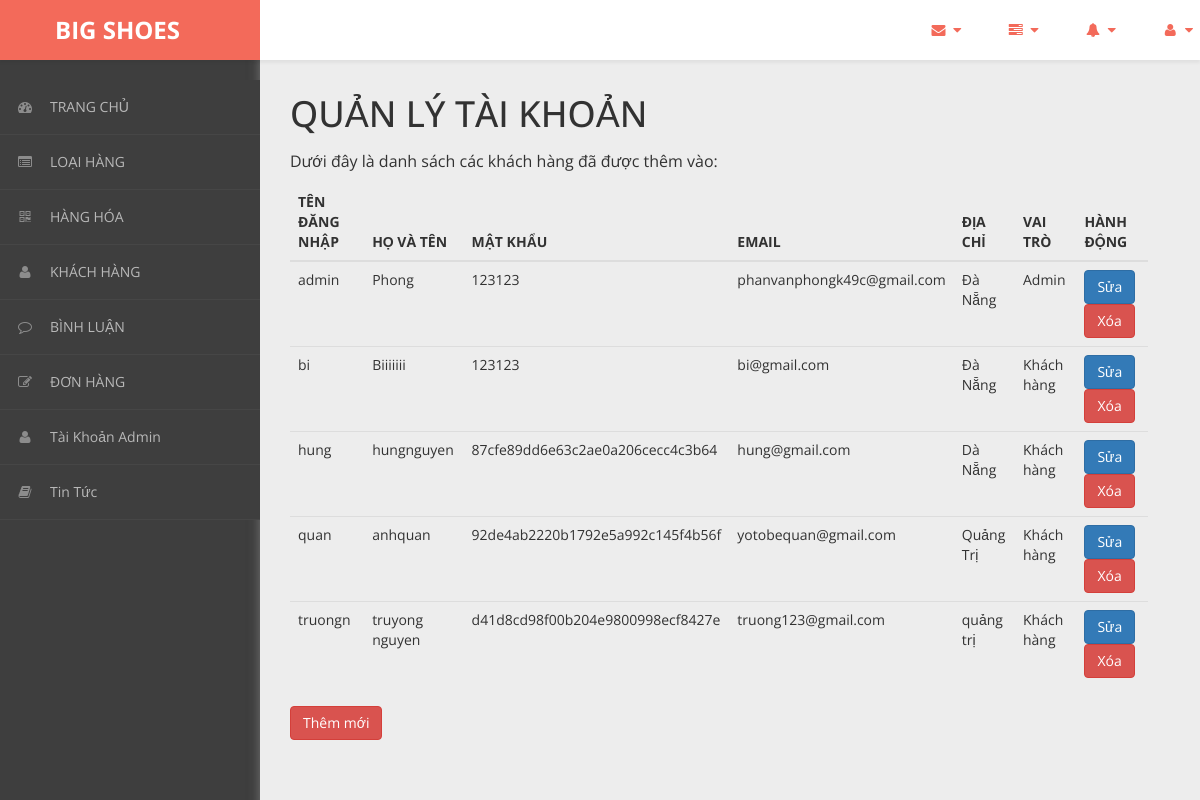
The app's page /admin/content/khach-hang/khach-hang-list.php with its own data.
### tables this page shows
CREATE TABLE `khach_hang` (
  `ma_kh` varchar(50) NOT NULL,
  `ho_ten` varchar(50) NOT NULL,
  `mat_khau` varchar(50) NOT NULL,
  `email` varchar(50) NOT NULL,
  `dia_chi` varchar(50) NOT NULL,
  `vai_tro` int(11) NOT NULL DEFAULT 0
);

### admin/dao/pdo.php (called while the page is built, shortened)
<?php
    function pdo_get_connection(){
        $pdo = new PDO("mysql:host=localhost;dbname=bigshoes",'root','');
        $pdo->setAttribute(PDO::ATTR_ERRMODE, PDO::ERRMODE_EXCEPTION);
        return $pdo;
    }
    function pdo_query($sql){
        $sql_args = array_slice(func_get_args(),1);
        try{
            $conn = pdo_get_connection();
            $stmt = $conn ->prepare($sql);
            $stmt -> execute($sql_args);
            $rows = $stmt -> fetchAll();
            return $rows;
        }catch(PDOException $e){
            throw $e;
        }finally{
            unset($conn);
        }
    }
    ?>

### admin/dao/khach-hang.php (called while the page is built, shortened)
<?php
    require_once ('pdo.php');
    function khach_hang_select_all(){
        $sql = "SELECT * FROM khach_hang";
        return pdo_query($sql);
    }
?>

### admin/content/khach-hang/khach-hang-list.php (the view, shortened to what this page needs)
<!DOCTYPE html>
<html xmlns="http://www.w3.org/1999/xhtml">
<head>
    <link href="../../../css/admin/css/bootstrap.css" rel="stylesheet" />
    <link href="../../../css/admin/css/font-awesome.css" rel="stylesheet" />
    <link href="../../../css/admin/css/custom-styles.css" rel="stylesheet" />
</head>
<body>
    <div id="wrapper">
        <nav class="navbar navbar-default top-navbar" role="navigation">
            <div class="navbar-header">
                <a class="navbar-brand" href="../../../../bigshoes/trang-chinh/"><strong style = "margin-left: 40px;">BIG SHOES</strong></a>
            </div>
            <ul class="nav navbar-top-links navbar-right">
                <li class="dropdown">
                    <a class="dropdown-toggle" data-toggle="dropdown" href="#" aria-expanded="false">
                        <i class="fa fa-envelope fa-fw"></i> <i class="fa fa-caret-down"></i>
                    </a>
                </li>
                <li class="dropdown">
                    <a class="dropdown-toggle" data-toggle="dropdown" href="#" aria-expanded="false">
                        <i class="fa fa-tasks fa-fw"></i> <i class="fa fa-caret-down"></i>
                    </a>
                </li>
                <li class="dropdown">
                    <a class="dropdown-toggle" data-toggle="dropdown" href="#" aria-expanded="false">
                        <i class="fa fa-bell fa-fw"></i> <i class="fa fa-caret-down"></i>
                    </a>
                </li>
                <li class="dropdown">
                    <a class="dropdown-toggle" data-toggle="dropdown" href="#" aria-expanded="false">
                        <i class="fa fa-user fa-fw"></i> <i class="fa fa-caret-down"></i>
                    </a>
                </li>
            </ul>
        </nav>
        <nav class="navbar-default navbar-side" role="navigation">
            <div class="sidebar-collapse">
                <ul class="nav" id="main-menu">
                <li>
                        <a href="../thong-ke/thong-ke-list.php"><i class="fa fa-dashboard"></i>TRANG CHỦ</a>
                    </li>
                    <li>
                        <a href="../loai-hang/loai-hang-list.php"><i class="fa fa-list-alt" aria-hidden="true"></i>LOẠI HÀNG</a>
                    </li>
                    <li>
                        <a href="../hang-hoa/hang-hoa-list.php"><i class="fa fa-qrcode"></i>HÀNG HÓA</a>
                    </li>
                    <li>
                        <a href="../khach-hang/khach-hang-list.php"><i class="fa fa-user"></i>KHÁCH HÀNG</a>
                    </li>
                    <li>
                        <a href="../binh-luan/binh-luan-list.php"><i class="fa fa-comment-o" aria-hidden="true"></i>BÌNH LUẬN</a>
                    </li>
                    <li>
                        <a href="../hoa-don/hoa-don-list.php"><i class="fa fa-edit"></i>ĐƠN HÀNG</a>
                    </li>
                    <li>
                        <a href="../tai_khoan_admin/thong-tin-tk.php"><i class="fa fa-user"></i>Tài Khoản Admin</a>
                    </li>
                    <li>
                        <a href="../tin-tuc/tin-tuc-list.php"><i class="fa fa-book"></i>Tin Tức</a>
                    </li>
                </ul>
            </div>
        </nav>
        <div id="page-wrapper">
		  <div class="header">
                        <div class="page-header">
                            <h1>QUẢN LÝ TÀI KHOẢN</h1>
                            <p>Dưới đây là danh sách các khách hàng đã được thêm vào: </p>
                            <?php
                                require_once ('../../dao/khach-hang.php');
                                $items = khach_hang_select_all();
                            ?>
                            <table class="table table-hover">
                                <thead>
                                  <tr>
                                    <th>TÊN ĐĂNG NHẬP</th>
                                    <th>HỌ VÀ TÊN</th>
                                    <th>MẬT KHẨU</th>
                                    <th>EMAIL</th>
                                    <th>ĐỊA CHỈ</th>
                                    <th>VAI TRÒ</th>
                                    <th>HÀNH ĐỘNG</th>
                                  </tr>
                                </thead>
                                <tbody>
                                <?php foreach($items as $item){
                                     extract($item);
                                    ?>
                                  <tr>
                                    <td><?=$ma_kh?></td>
                                    <td><?=$ho_ten?></td>
                                    <td><?=$mat_khau?></td>
                                    <td><?=$email?></td>
                                    <td><?=$dia_chi?></td>
                                    <td><?php if($vai_tro == 0){
                                        echo "Khách hàng";
                                    }else{
                                        echo "Admin";
                                    } ?></td>
                                    <td>
                                        <a href="khach-hang-update.php?ma_kh=<?=$ma_kh?>"><button class="btn btn-primary">Sửa</button></a>
                                        <a onclick = "return confirm('Bạn có chắc chắn muốn xóa ?')" href="khach-hang-delete.php?ma_kh=<?=$ma_kh?>"><button class="btn btn-danger">Xóa</button></a>
                                    </td>
                                  </tr>
                                <?php } ?>
                                </tbody>
                              </table>
                            <a href="../khach-hang/khach-hang-new.php"><button class="btn btn-danger">Thêm mới</button></a>
                        </div>
		</div>
            </div>
        </div>
</body>
</html>

### css/admin/css/custom-styles.css (style rules this page uses)
body { font-family: 'Open Sans', sans-serif; background: #3E3E3E; }
#wrapper { width: 100%; }
#page-wrapper { padding: 15px 15px; min-height: 600px; background: #EDEDED; }
h1, .h1, h2, .h2, h3, .h3 { margin-top: 7px; margin-bottom: -5px; }
p { font-size:16px; line-height:25px; padding-top:20px; }
.navbar-side { z-index: 0; }
.navbar-side .nav > li > a > i { color: #8C8C8C;padding: 8px;width: 30px;text-align: center; }
.top-navbar { position: fixed; width: 100%; z-index: 300; -webkit-box-shadow: 0 3px 3px rgba(0, 0, 0, 0.05); -moz-box-shadow: 0 3px 3px rgba(0, 0, 0, 0.05); box-shadow: 0 3px 3px rgba(0, 0, 0, 0.05); }
.navbar-side { z-index: 1; position: fixed; width: 260px; top: 80px; }
#page-wrapper { position: relative; top: 55px; box-shadow: 0 0 10px #757575; -moz-box-shadow: 0 0 10px #757575; -webkit-box-shadow: 0 0 10px #757575; }
.page-header { margin: 0;border-bottom: 1px solid transparent;text-align: left;background-color: rgb(237, 237, 237);padding: 32px 22px 32px 0;color: #323232; }
.header { margin: 0 30px; }
.top-navbar { margin:0px; }
.top-navbar .navbar-brand { color: #fff;width: 260px;text-align: left;height: 60px;font-size: 24px;font-weight: 700;line-height: 30px;background: #F36A5A; }
.top-navbar .nav > li { position: relative; display: inline-block; margin: 0px; padding: 0px; }
.top-navbar .nav > li > a { position: relative; display: block; padding: 20px;color: #FFFFFF; margin: 0px; }
.sidebar-collapse , .sidebar-collapse .nav { background:none; }
.sidebar-collapse .nav { padding:0; }
.sidebar-collapse .nav > li > a { color: #B8B8B8; background:transparent; text-shadow:none; font-size: 14px; }
.sidebar-collapse > .nav > li > a { padding: 12px 10px; }
.sidebar-collapse > .nav > li { border-bottom: 1px solid rgba(107, 108, 109, 0.19); }
.navbar-side { border:none; background: #3E3E3E; }
.top-navbar { background: #FFFFFF; border-bottom:none; }
.top-navbar .nav > li > a > i { margin-right: 2px; }
.navbar-default { border:0px solid black; }
.navbar-header { background: transparent; }
.nav > li > a > i { margin-right:10px; color: rgb(243, 106, 90); }
@media (min-width:768px) { #page-wrapper { margin: 0 0 0 260px; padding: 0; min-height: 1200px; } }
@media (min-width:768px) { .navbar-side { width: 260px; z-index: 1; } }
@media (min-width:768px) { .navbar { border-radius: 0px; } }

### records on screen
khach_hang: ma_kh "admin", ho_ten "Phong", mat_khau "123123", email "phanvanphongk49c@gmail.com", dia_chi "Đà Nẵng", vai_tro "Admin"
khach_hang: ma_kh "bi", ho_ten "Biiiiiii", mat_khau "123123", email "bi@gmail.com", dia_chi "Đà Nẵng", vai_tro "Khách hàng"
khach_hang: ma_kh "hung", ho_ten "hungnguyen", mat_khau "87cfe89dd6e63c2ae0a206cecc4c3b64", email "hung@gmail.com", dia_chi "Dà Nẵng", vai_tro "Khách hàng"
khach_hang: ma_kh "quan", ho_ten "anhquan", mat_khau "92de4ab2220b1792e5a992c145f4b56f", email "yotobequan@gmail.com", dia_chi "Quảng Trị", vai_tro "Khách hàng"
khach_hang: ma_kh "truongn", ho_ten "truyong nguyen", mat_khau "d41d8cd98f00b204e9800998ecf8427e", email "truong123@gmail.com", dia_chi "quảng trị", vai_tro "Khách hàng"
